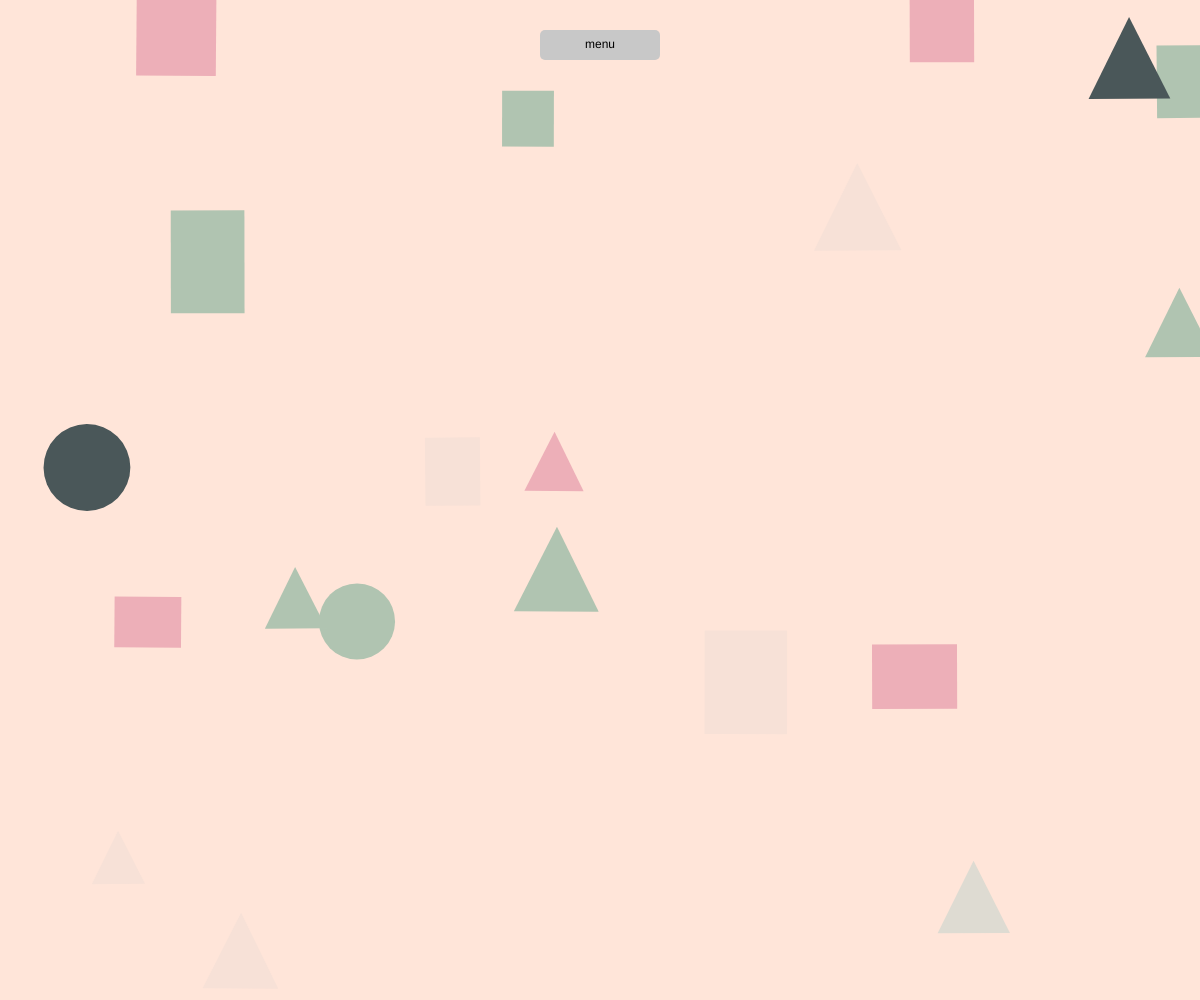
Frame 1 (no input)
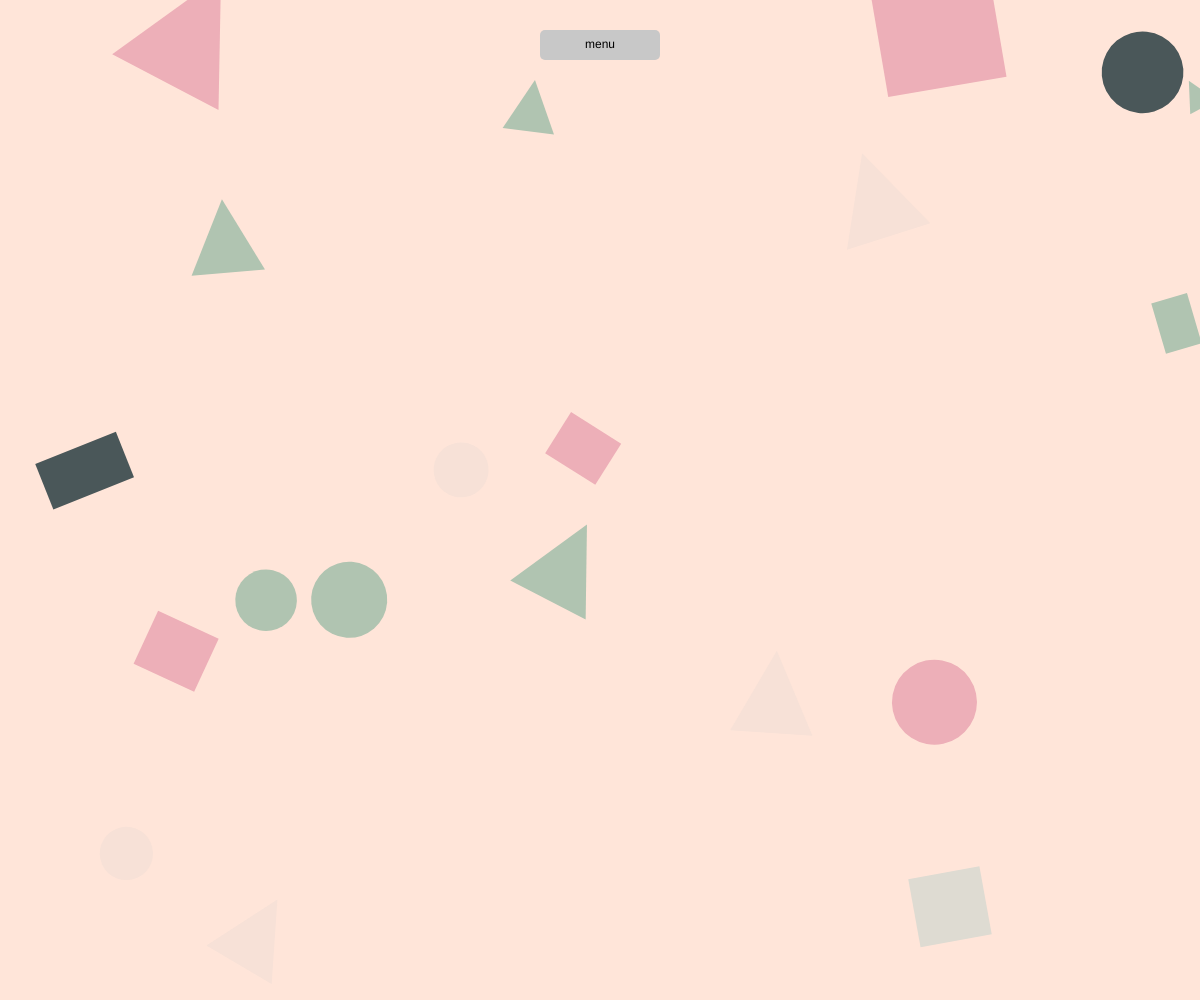
Frame 60 (no input)
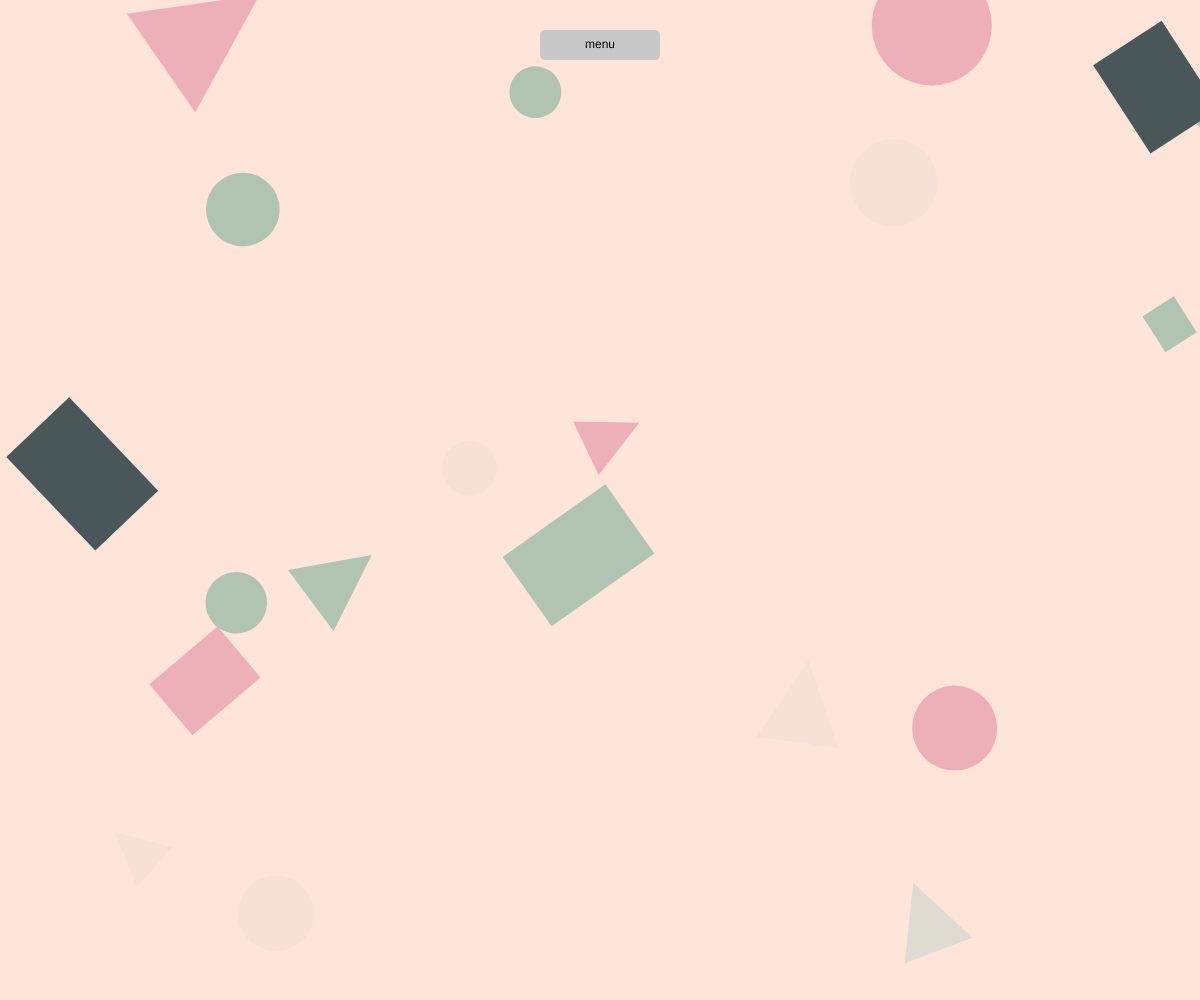
Frame 120 (the mouse pressed at the canvas centre since frame 60)

The p5.js sketch that drew these frames (run headless with seeded random() and noise() and a simulated clock; from frame 60 on, the mouse is pressed at the canvas centre):

// p5.js sketch
// ── sketch.js
let colors = ['#edafb8', '#f7e1d7', '#dedbd2', '#b0c4b1', '#4a5759'];
let shapes = [];
let numShapes;
let menuButton;
let menuButtonWidth = 120;
let menuButtonHeight = 30;
let menuButtonColor;
let menuButtonTextColor;
let isMenuOpen = false;
let menuItems = [
  { label: "自我介紹", subItems: [{ label: "蔡佳臻", url: "https://www.youtube.com/embed/0obBY0o2vSU?si=Rv7xNkjGTQOgC4YX" }], isOpen: false, subItemsHeight: 0 },
  { label: "作品集", subItems: [
    { label: "第一周", url: "https://zhen0115.github.io/0221/" },
    { label: "第三周", url: "https://zhen0115.github.io/0307/" },
    { label: "第四周", url: "https://zhen0115.github.io/0314/" },
    { label: "第六周", url: "https://zhen0115.github.io/0328/" },
    { label: "筆記", url: "https://hackmd.io/@zhen0115/H1vnm3DJxg"}
  ], isOpen: false, subItemsHeight: 0 },
  { label: "測驗卷", subItems: [{ label: "數字運算與結果計算", url: "https://zhen0115.github.io/0321/" }], isOpen: false, subItemsHeight: 0 },
  { label: "教學影片", subItems: [
    { label: "第一周課程內容", url: "https://cfchen58.synology.me/%E7%A8%8B%E5%BC%8F%E8%A8%AD%E8%A8%882024/A2/week1/20250221_103847.mp4" },
    { label: "第三周課程內容", url: "https://cfchen58.synology.me/%E7%A8%8B%E5%BC%8F%E8%A8%AD%E8%A8%882024/A2/week3/20250307_111516.mp4" },
    { label: "第四周課程內容", url: "https://cfchen58.synology.me/%E7%A8%8B%E5%BC%8F%E8%A8%AD%E8%A8%882024/A2/week4/20250314_113716.mp4" },
    { label: "第六周課程內容", url: "https://cfchen58.synology.me/%E7%A8%8B%E5%BC%8F%E8%A8%AD%E8%A8%882024/A2/week6/20250328_111203.mp4" }
  ], isOpen: false, subItemsHeight: 0 }
];
let menuItemHeight = 30;
let subMenuItemHeight = 25;
let backgroundColorAlpha = 255;
let menuX;
let menuY;
let iframeContainer;

function setup() {
  createCanvas(windowWidth, windowHeight);
  numShapes = 20;
  for (let i = 0; i < numShapes; i++) {
    shapes.push(new Shape());
  }
  noStroke();

  let buttonX = width / 2 - menuButtonWidth / 2;
  let buttonY = 30;
  menuButton = {
    x: buttonX,
    y: buttonY,
    width: menuButtonWidth,
    height: menuButtonHeight,
    label: "menu"
  };
  menuButtonColor = color(200);
  menuButtonTextColor = color(0);

  menuX = width / 2 - menuButtonWidth / 2;
  menuY = menuButton.y + menuButtonHeight + 10;

  iframeContainer = createDiv('').id('iframe-container').style('position', 'fixed').style('top', '50%').style('left', '50%').style('transform', 'translate(-50%, -50%)').style('background-color', 'white').style('border', '1px solid black').style('z-index', '10').style('display', 'none');
}

function draw() {
  background(255, 229, 217, backgroundColorAlpha);
  for (let i = 0; i < shapes.length; i++) {
    shapes[i].update();
    shapes[i].display();
    shapes[i].checkHover(mouseX, mouseY);
    if (!isMenuOpen) {
      shapes[i].checkMenuCollision(menuButton);
    } else {
      let menuBottom = menuY + menuItems.length * menuItemHeight + menuItems.reduce((sum, item) => sum + item.subItemsHeight, 10);
      if (shapes[i].pos.x > menuX && shapes[i].pos.x < menuX + menuButtonWidth &&
          shapes[i].pos.y > menuY && shapes[i].pos.y < menuBottom) {
        shapes[i].alpha = 100;
      } else {
        shapes[i].alpha = 255;
      }
    }
  }

  fill(menuButtonColor);
  rect(menuButton.x, menuButton.y, menuButton.width, menuButtonHeight, 5);
  fill(menuButtonTextColor);
  textAlign(CENTER, CENTER);
  text(menuButton.label, menuButton.x + menuButtonWidth / 2, menuButton.y + menuButtonHeight / 2);

  if (isMenuOpen) {
    let currentY = menuY;
    fill(220, 220, 220, 200);
    let totalMenuHeight = menuItems.reduce((sum, item) => sum + menuItemHeight + item.subItemsHeight, 10);
    rect(menuX, menuY, menuButtonWidth, totalMenuHeight, 5);

    fill(0);
    textAlign(LEFT, CENTER);
    for (let i = 0; i < menuItems.length; i++) {
      let itemY = currentY + menuItemHeight / 2 + 5;
      text(menuItems[i].label, menuX + 10, itemY);
      if (mouseX > menuX && mouseX < menuX + menuButtonWidth &&
          mouseY > currentY && mouseY < currentY + menuItemHeight + 10) {
        fill(150);
        rect(menuX, currentY + 5, menuButtonWidth, menuItemHeight, 5);
        fill(0);
      }
      currentY += menuItemHeight + 10;

      if (menuItems[i].isOpen) {
        for (let j = 0; j < menuItems[i].subItems.length; j++) {
          let subItemY = currentY + j * subMenuItemHeight + subMenuItemHeight / 2;
          text(" - " + menuItems[i].subItems[j].label, menuX + 20, subItemY);
          if (mouseX > menuX && mouseX < menuX + menuButtonWidth &&
              mouseY > currentY + j * subMenuItemHeight && mouseY < currentY + (j + 1) * subMenuItemHeight) {
            fill(180);
            rect(menuX, currentY + j * subMenuItemHeight, menuButtonWidth, subMenuItemHeight);
            fill(0);
          }
        }
        currentY += menuItems[i].subItemsHeight;
      }
    }
  }
}

function mousePressed() {
  if (mouseX > menuButton.x && mouseX < menuButton.x + menuButtonWidth &&
      mouseY > menuButton.y && mouseY < menuButton.y + menuButtonHeight) {
    isMenuOpen = !isMenuOpen;
    backgroundColorAlpha = isMenuOpen ? 150 : 255;
    if (!isMenuOpen) {
      menuItems.forEach(item => {
        item.isOpen = false;
        item.subItemsHeight = 0;
      });
      iframeContainer.style('display', 'none');
      iframeContainer.html('');
    }
  }

  if (isMenuOpen) {
    let currentY = menuY;
    for (let i = 0; i < menuItems.length; i++) {
      if (mouseX > menuX && mouseX < menuX + menuButtonWidth &&
          mouseY > currentY && mouseY < currentY + menuItemHeight + 10) {
        menuItems[i].isOpen = !menuItems[i].isOpen;
        menuItems[i].subItemsHeight = menuItems[i].isOpen ? menuItems[i].subItems.length * subMenuItemHeight : 0;
        break;
      }
      currentY += menuItemHeight + 10 + menuItems[i].subItemsHeight;
    }

    currentY = menuY;
    for (let i = 0; i < menuItems.length; i++) {
      currentY += menuItemHeight + 10;
      if (menuItems[i].isOpen) {
        for (let j = 0; j < menuItems[i].subItems.length; j++) {
          let subItemYTop = currentY + j * subMenuItemHeight;
          let subItemYBottom = currentY + (j + 1) * subMenuItemHeight;
          if (mouseX > menuX && mouseX < menuX + menuButtonWidth &&
              mouseY > subItemYTop && mouseY < subItemYBottom) {
            let url = menuItems[i].subItems[j].url;
            iframeContainer.html(`<iframe width="800" height="600" src="${url}" frameborder="0" allowfullscreen></iframe>`);
            iframeContainer.style('display', 'block');
            break;
          }
        }
        currentY += menuItems[i].subItemsHeight;
      }
    }
  } else {
    if (iframeContainer.style('display') === 'block' &&
        (mouseX < iframeContainer.position().x || mouseX > iframeContainer.position().x + iframeContainer.width() ||
         mouseY < iframeContainer.position().y || mouseY > iframeContainer.position().y + iframeContainer.height())) {
      iframeContainer.style('display', 'none');
      iframeContainer.html('');
    }
  }
}

class Shape {
  constructor() {
    this.pos = createVector(random(width), random(height));
    this.size = random(50, 100);
    this.minSize = 30;
    this.maxSize = 120;
    this.colorIndex = floor(random(colors.length));
    this.color = color(colors[this.colorIndex]);
    this.originalColor = this.color;
    this.speedX = random(-0.5, 0.5);
    this.speedY = random(-0.5, 0.5);
    this.rotationSpeed = random(-0.01, 0.01);
    this.rotation = 0;
    this.isHovered = false;
    this.sizeChangeSpeed = 2;
    this.alpha = 255;
  }

  update() {
    this.pos.x += this.speedX;
    this.pos.y += this.speedY;
    this.rotation += this.rotationSpeed;

    if (this.pos.x + this.size / 2 > width || this.pos.x - this.size / 2 < 0) {
      this.speedX *= -1;
      this.size -= this.sizeChangeSpeed;
      if (this.size < this.minSize) {
        this.size = this.minSize;
      }
    }
    if (this.pos.y + this.size / 2 > height || this.pos.y - this.size / 2 < 0) {
      this.speedY *= -1;
      this.size += this.sizeChangeSpeed;
      if (this.size > this.maxSize) {
        this.size = this.maxSize;
      }
    }

    this.size = constrain(this.size, this.minSize, this.maxSize);
  }

  display() {
    push();
    translate(this.pos.x, this.pos.y);
    rotate(this.rotation);
    fill(red(this.color), green(this.color), blue(this.color), this.alpha);
    this.drawRandomShape();
    pop();
  }

  drawRandomShape() {
    let shapeType = floor(random(3));
    if (shapeType === 0) {
      ellipse(0, 0, this.size);
    } else if (shapeType === 1) {
      rectMode(CENTER);
      rect(0, 0, this.size, this.size * random(0.5, 1.5));
    } else if (shapeType === 2) {
      triangle(
        -this.size / 2, this.size / 2,
        this.size / 2, this.size / 2,
        0, -this.size / 2
      );
    }
  }

  checkHover(mx, my) {
    let d = dist(mx, my, this.pos.x, this.pos.y);
    if (d < this.size / 2) {
      if (!this.isHovered) {
        this.color = color(random(colors));
        this.isHovered = true;
        this.speedX *= 1.1;
        this.speedY *= 1.1;
        this.rotationSpeed *= 1.2;
      }
    } else {
      if (this.isHovered) {
        this.color = this.originalColor;
        this.isHovered = false;
        this.speedX /= 1.1;
        this.speedY /= 1.1;
        this.rotationSpeed /= 1.2;
      }
    }
  }

  checkMenuCollision(button) {
    let left = this.pos.x - this.size / 2;
    let right = this.pos.x + this.size / 2;
    let top = this.pos.y - this.size / 2;
    let bottom = this.pos.y + this.size / 2;

    if (right > button.x && left < button.x + button.width &&
        bottom > button.y && top < button.y + button.height) {
      this.alpha = 100;
    } else {
      this.alpha = 255;
    }
  }
}

function windowResized() {
  resizeCanvas(windowWidth, windowHeight);
  let buttonX = width / 2 - menuButtonWidth / 2;
  menuButton.x = buttonX;
  menuX = buttonX;
  menuY = menuButton.y + menuButtonHeight + 10;
  iframeContainer.style('top', '50%').style('left', '50%');
}
